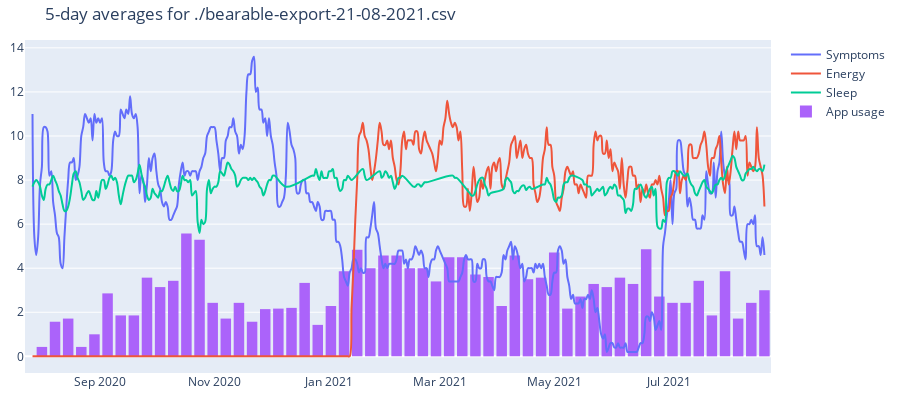

Here is the notebook cell this chart was saved with:
### Code cell
fig2 = go.Figure()
fig.add_trace(go.Scatter(x=df_daily.date, y=fig_symp,
                    mode='lines+text',
                    name='Symptom score',
                    line_shape='spline'
                    # text=fig_notes
                    ))
fig2.add_trace(go.Scatter(x=df_daily.date, y=fig_rolling,
                    mode='lines',
                    name='Symptoms',
                    line_shape='spline'))
fig2.add_trace(go.Scatter(x=df_daily.date, y=fig_energy,
                    mode='lines',
                    name='Energy',
                    line_shape='spline'))
fig2.add_trace(go.Scatter(x=df_daily.date, y=fig_sleep,
                    mode='lines',
                    name='Sleep',
                    line_shape='spline',
                    connectgaps=True))
fig2.add_trace(go.Histogram(x=df_daily.date, y=fig_app_usage,
                    # xperiod='M1',
                    histfunc='avg',
                    xbins_size='604800000',
                    # xperiodalignment="middle",
                    # mode='lines',
                    name='App usage'))
fig2.update_layout(
    width=900,
    height=400,
    autosize=False,
    margin=dict(t=40, b=10, l=10, r=10),
    template="plotly",
    title='5-day averages for '+filename,
    bargap=0.2)
fig2.show()

### Figure 1 — Plotly figure (JSON) as saved in the notebook; plotly's stock layout.template omitted (floating-point values rounded to 4 significant figures; data arrays with more than 128 entries replaced by an {"elided": "..."} marker saying what was removed)
{"data": [{"line": {"shape": "spline"}, "mode": "lines", "name": "Symptoms", "type": "scatter", "x": {"elided": "395 str values"}, "y": {"elided": "395 float values"}}, {"line": {"shape": "spline"}, "mode": "lines", "name": "Energy", "type": "scatter", "x": {"elided": "395 str values"}, "y": {"elided": "395 float values"}}, {"connectgaps": true, "line": {"shape": "spline"}, "mode": "lines", "name": "Sleep", "type": "scatter", "x": {"elided": "395 str values"}, "y": {"elided": "395 float values"}}, {"histfunc": "avg", "name": "App usage", "type": "histogram", "x": {"elided": "395 str values"}, "xbins": {"size": "604800000"}, "y": {"elided": "395 int values"}}], "layout": {"autosize": false, "bargap": 0.2, "height": 400, "margin": {"b": 10, "l": 10, "r": 10, "t": 40}, "title": {"text": "5-day averages for ./bearable-export-21-08-2021.csv"}, "width": 900}}
